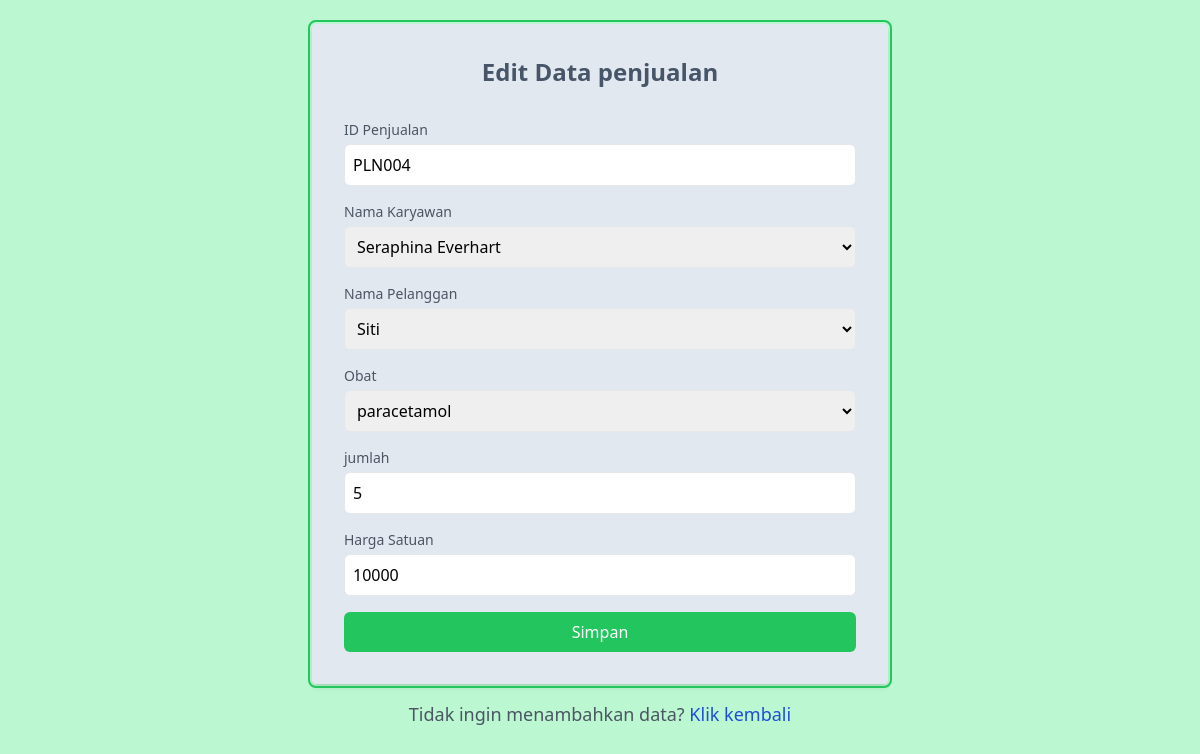
Screenshot of /build/pages/function/editpenjualan.php?id=4 (signed in) with the database file from the repository.
### tables this page shows
CREATE TABLE `penjualan` (
  `id_penjualan` char(10) NOT NULL DEFAULT '',
  `id_pelanggan` char(10) DEFAULT NULL,
  `id_karyawan` char(10) DEFAULT NULL,
  `total_bayar` int(11) DEFAULT NULL,
  `tanggal_penjualan` date DEFAULT NULL
);

CREATE TABLE `detail_penjualan` (
  `id_detail_penjualan` int(11) NOT NULL,
  `id_penjualan` char(10) DEFAULT NULL,
  `id_obat` int(11) DEFAULT NULL,
  `jumlah` int(11) DEFAULT NULL,
  `harga` int(20) DEFAULT NULL
);

CREATE TABLE `karyawan` (
  `id_karyawan` char(10) NOT NULL DEFAULT '',
  `nama_karyawan` varchar(255) DEFAULT NULL,
  `alamat` varchar(100) DEFAULT NULL,
  `no_telepon` varchar(20) DEFAULT NULL
);

CREATE TABLE `pelanggan` (
  `id_pelanggan` char(10) NOT NULL DEFAULT 'APTK',
  `nama_pelanggan` varchar(255) DEFAULT NULL,
  `alamat` varchar(255) DEFAULT NULL,
  `jenis_kelamin` enum('laki-laki','perempuan') DEFAULT NULL,
  `pekerjaan` varchar(50) DEFAULT NULL,
  `usia` int(3) DEFAULT NULL
);

CREATE TABLE `obat` (
  `id_obat` int(11) NOT NULL,
  `nama_obat` varchar(255) DEFAULT NULL,
  `jenis` varchar(255) DEFAULT NULL,
  `harga` int(11) DEFAULT NULL,
  `stok` int(11) DEFAULT NULL,
  `id_supplier` char(10) DEFAULT NULL
);

### build/pages/function/editpenjualan.php (the view, shortened to what this page needs)
<!DOCTYPE html>
<html lang="en">
<head>
    <script src="https://cdn.tailwindcss.com"></script>
</head>
<body class="bg-green-200 p-6">
    <?php
    include 'koneksi.php';
    $id = $_GET['id'];
    $data = mysqli_query($conn, "SELECT *, detail_penjualan.harga as hrg FROM penjualan, detail_penjualan, karyawan, obat, pelanggan WHERE detail_penjualan.id_detail_penjualan = '$id' AND detail_penjualan.id_penjualan = penjualan.id_penjualan AND detail_penjualan.id_obat = obat.id_obat AND
        penjualan.id_karyawan = karyawan.id_karyawan AND
        penjualan.id_pelanggan = pelanggan.id_pelanggan");
    while ($row = mysqli_fetch_array($data)) {
    ?>
        <div class="max-w-xl mx-auto  rounded p-8 shadow-md outline outline-2  outline-offset-2 outline-green-500 bg-slate-200">
            <h2 class="text-2xl font-bold mb-8 text-slate-600 text-center ">Edit Data penjualan</h2>
            <form action="proseseditpenjualan.php" method="post" class="space-y-4 ">
                <div>
                    <label for="idpenjualan" class="block text-sm font-medium text-gray-600">ID Penjualan</label>
                    <input type="text" id="id_penjualan" name="id_penjualan" value="<?php echo $row['id_penjualan']; ?>" class="mt-1 p-2 w-full border rounded-md" readonly>
                </div>
                <div>
                    <label for="karyawan" class="block text-sm font-medium text-gray-600">Nama Karyawan</label>
                    <select name="karyawan" id="karyawan" class="form-control form-control-lg mt-1 p-2 w-full border rounded-md" readonly>
                        <option selected value="<?php echo $row['id_karyawan'] ?>"><?php echo $row['nama_karyawan'] ?></option>
                    </select>
                </div>
                <div>
                    <label for="pelanggan" class="block text-sm font-medium text-gray-600">Nama Pelanggan</label>
                    <select name="pelanggan" id="pelanggan" class="form-control form-control-lg mt-1 p-2 w-full border rounded-md" readonly>
                        <option selected value="<?php echo $row['id_pelanggan'] ?>"><?php echo $row['nama_pelanggan'] ?></option>
                    </select>
                </div>
                <div>
                    <label for="obat" class="block text-sm font-medium text-gray-600">Obat</label>
                    <select name="obat" id="obat" class="form-control form-control-lg mt-1 p-2 w-full border rounded-md" required>
                        <option selected value="<?php echo $row['id_obat'] ?>"><?php echo $row['nama_obat'] ?></option>
                    </select>
                </div>
                <div>
                    <label for="jumlah" class="block text-sm font-medium text-gray-600">jumlah</label>
                    <input type="number" id="jumlah" name="jumlah" value="<?php echo $row['jumlah']; ?>" class="mt-1 p-2 w-full border rounded-md">
                </div>
                <div>
                    <label for="harga" class="block text-sm font-medium text-gray-600">Harga Satuan</label>
                    <input type="number" id="harga" name="harga" value="<?php echo $row['harga']; ?>" class="mt-1 p-2 w-full border rounded-md">
                </div>
                <div>
                    <button type="submit" class="w-full bg-green-500 text-white p-2 rounded-md hover:bg-green-700">Simpan</button>
                </div>
            </form>
        </div>
        <p class="mt-4 text-lg text-gray-600 text-center">Tidak ingin menambahkan data? <a href="../datapenjualan.php" class="text-blue-700 no-underline hover:underline">Klik kembali</a></p>
</body>
<?php
    }
?>
</html>

### rows the page displays
penjualan: id_penjualan "PLN004", karyawan "Seraphina Everhart", pelanggan "Siti", obat "paracetamol", jumlah "5", harga "10000"
